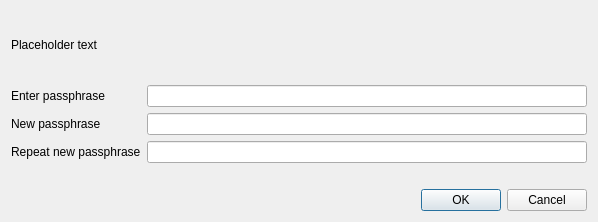
<?xml version="1.0" encoding="UTF-8"?>
<ui version="4.0">
 <class>AskPassphraseDialog</class>
 <widget class="QDialog" name="AskPassphraseDialog">
  <property name="geometry">
   <rect>
    <x>0</x>
    <y>0</y>
    <width>598</width>
    <height>222</height>
   </rect>
  </property>
  <property name="sizePolicy">
   <sizepolicy hsizetype="Preferred" vsizetype="Minimum">
    <horstretch>0</horstretch>
    <verstretch>0</verstretch>
   </sizepolicy>
  </property>
  <property name="minimumSize">
   <size>
    <width>550</width>
    <height>0</height>
   </size>
  </property>
  <property name="windowTitle">
   <string>Passphrase Dialog</string>
  </property>
  <layout class="QVBoxLayout" name="verticalLayout">
   <property name="sizeConstraint">
    <enum>QLayout::SetMinimumSize</enum>
   </property>
   <item>
    <widget class="QLabel" name="warningLabel">
     <property name="text">
      <string notr="true">Placeholder text</string>
     </property>
     <property name="textFormat">
      <enum>Qt::RichText</enum>
     </property>
     <property name="wordWrap">
      <bool>true</bool>
     </property>
    </widget>
   </item>
   <item>
    <layout class="QFormLayout" name="formLayout">
     <property name="sizeConstraint">
      <enum>QLayout::SetMinimumSize</enum>
     </property>
     <property name="fieldGrowthPolicy">
      <enum>QFormLayout::AllNonFixedFieldsGrow</enum>
     </property>
     <item row="0" column="0">
      <widget class="QLabel" name="passLabel1">
       <property name="text">
        <string>Enter passphrase</string>
       </property>
      </widget>
     </item>
     <item row="0" column="1">
      <widget class="QLineEdit" name="passEdit1">
       <property name="echoMode">
        <enum>QLineEdit::Password</enum>
       </property>
      </widget>
     </item>
     <item row="1" column="0">
      <widget class="QLabel" name="passLabel2">
       <property name="text">
        <string>New passphrase</string>
       </property>
      </widget>
     </item>
     <item row="1" column="1">
      <widget class="QLineEdit" name="passEdit2">
       <property name="echoMode">
        <enum>QLineEdit::Password</enum>
       </property>
      </widget>
     </item>
     <item row="2" column="0">
      <widget class="QLabel" name="passLabel3">
       <property name="text">
        <string>Repeat new passphrase</string>
       </property>
      </widget>
     </item>
     <item row="2" column="1">
      <widget class="QLineEdit" name="passEdit3">
       <property name="echoMode">
        <enum>QLineEdit::Password</enum>
       </property>
      </widget>
     </item>
     <item row="3" column="1">
      <widget class="QLabel" name="capsLabel">
       <property name="font">
        <font>
         <weight>75</weight>
         <bold>true</bold>
        </font>
       </property>
       <property name="text">
        <string/>
       </property>
       <property name="alignment">
        <set>Qt::AlignCenter</set>
       </property>
      </widget>
     </item>
    </layout>
   </item>
   <item>
    <widget class="QDialogButtonBox" name="buttonBox">
     <property name="orientation">
      <enum>Qt::Horizontal</enum>
     </property>
     <property name="standardButtons">
      <set>QDialogButtonBox::Cancel|QDialogButtonBox::Ok</set>
     </property>
    </widget>
   </item>
  </layout>
 </widget>
 <resources/>
 <connections>
  <connection>
   <sender>buttonBox</sender>
   <signal>accepted()</signal>
   <receiver>AskPassphraseDialog</receiver>
   <slot>accept()</slot>
   <hints>
    <hint type="sourcelabel">
     <x>20</x>
     <y>20</y>
    </hint>
    <hint type="destinationlabel">
     <x>20</x>
     <y>20</y>
    </hint>
   </hints>
  </connection>
  <connection>
   <sender>buttonBox</sender>
   <signal>rejected()</signal>
   <receiver>AskPassphraseDialog</receiver>
   <slot>reject()</slot>
   <hints>
    <hint type="sourcelabel">
     <x>20</x>
     <y>20</y>
    </hint>
    <hint type="destinationlabel">
     <x>20</x>
     <y>20</y>
    </hint>
   </hints>
  </connection>
 </connections>
</ui>
